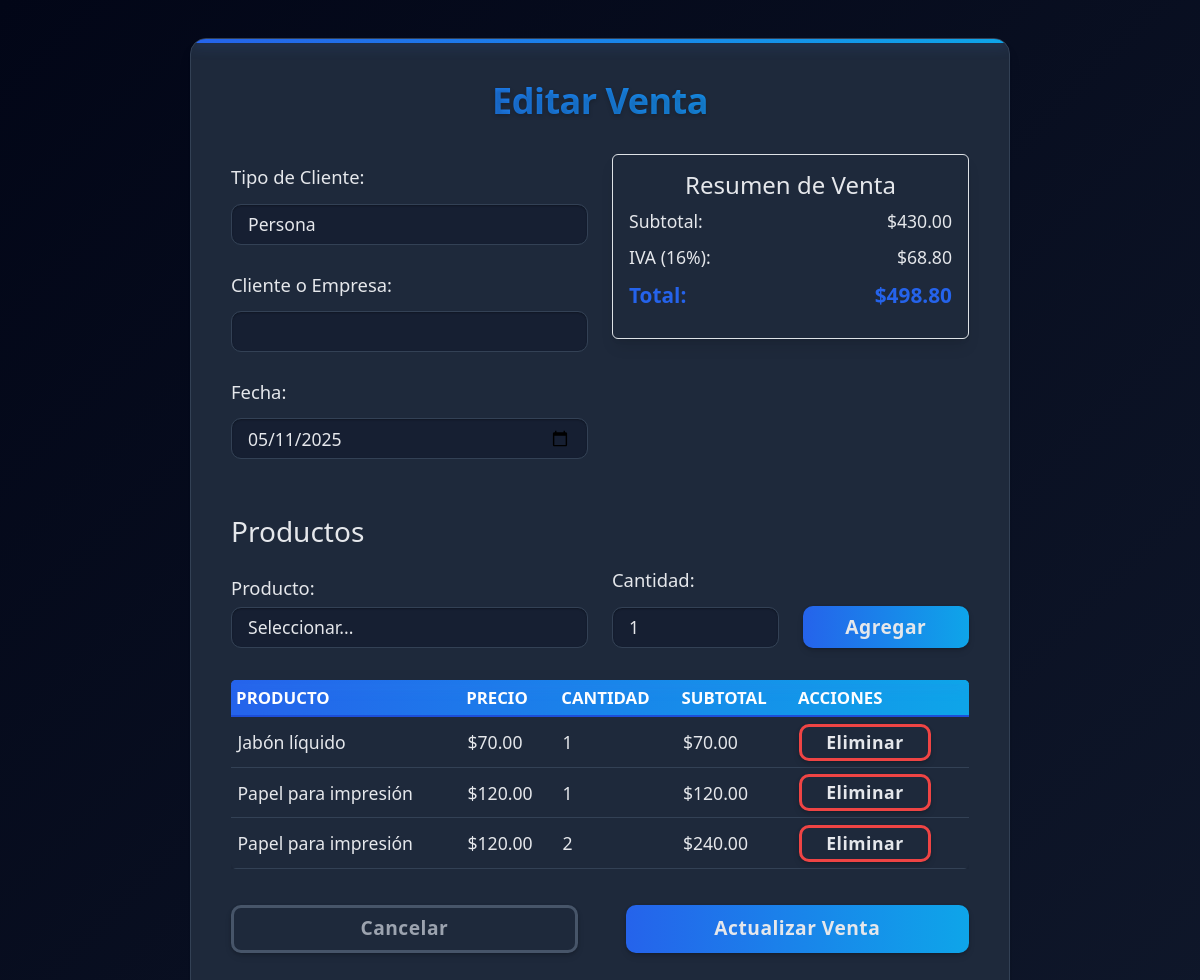
/modules/sales/edit.php?id=4 (signed in), run on the app's committed database.
### tables this page shows
CREATE TABLE `sales` (
  `id` int(11) NOT NULL,
  `client_id` int(11) NOT NULL,
  `sale_date` date NOT NULL,
  `subtotal` decimal(10,2) NOT NULL,
  `tax_percentage` decimal(5,2) NOT NULL,
  `tax_amount` decimal(10,2) NOT NULL,
  `total` decimal(10,2) NOT NULL,
  `created_at` timestamp NOT NULL DEFAULT current_timestamp(),
  `client_type` enum('person','company') NOT NULL DEFAULT 'person'
);

CREATE TABLE `sale_details` (
  `id` int(11) NOT NULL,
  `sale_id` int(11) NOT NULL,
  `product_id` int(11) NOT NULL,
  `quantity` int(11) NOT NULL,
  `unit_price` decimal(10,2) NOT NULL,
  `tax_rate` decimal(4,2) NOT NULL DEFAULT 0.00,
  `subtotal` decimal(10,2) NOT NULL
);

CREATE TABLE `products` (
  `id` int(11) NOT NULL,
  `name` varchar(100) NOT NULL,
  `description` text DEFAULT NULL,
  `type` enum('Producto','Servicio') NOT NULL DEFAULT 'Producto',
  `price` decimal(10,2) NOT NULL,
  `created_at` timestamp NOT NULL DEFAULT current_timestamp()
);

### modules/sales/functions.php (called while the page is built, shortened)
<?php
function calculateSaleTotals($products) {
    $subtotal = 0;
    foreach ($products as $product) {
        $subtotal += $product['quantity'] * $product['price'];
    }
    $tax_percentage = 16;
    $tax_amount = $subtotal * ($tax_percentage / 100);
    $total = $subtotal + $tax_amount;
    return [
        'subtotal' => $subtotal,
        'tax_percentage' => $tax_percentage,
        'tax_amount' => $tax_amount,
        'total' => $total
    ];
}
?>

### modules/sales/edit.php (the view, shortened to what this page needs)
<?php
require_once 'functions.php';
$sale_id = (int)$_GET['id'];
$db   = new Database();
$conn = $db->connect();
$stmt = $conn->prepare("
    SELECT client_id, client_type, sale_date, subtotal, tax_percentage, tax_amount, total
    FROM sales
    WHERE id = :id
");
$stmt->execute([':id' => $sale_id]);
$sale = $stmt->fetch(PDO::FETCH_ASSOC);
$detailStmt = $conn->prepare("
    SELECT sd.product_id AS id, p.name, sd.unit_price AS price, sd.quantity
    FROM sale_details sd
    JOIN products p ON sd.product_id = p.id
    WHERE sd.sale_id = :sale_id
");
$detailStmt->execute([':sale_id' => $sale_id]);
$sale_products = $detailStmt->fetchAll(PDO::FETCH_ASSOC);
$totals = calculateSaleTotals($sale_products);
$initialType = $sale['client_type'];
require_once '../../includes/header.php';
?>
<!DOCTYPE html>
<html lang="es">
<head>
  <link href="https://cdn.jsdelivr.net/npm/bootstrap@5.3.0/dist/css/bootstrap.min.css" rel="stylesheet"/>
  <link rel="stylesheet" href="/swift_invoice/assets/css/sales.css"/>
</head>
<body>
<div class="sales-container" style="max-width:820px;">
  <div class="card-header rounded-top-4 text-center">
    <h2 class="card-title">Editar Venta</h2>
  </div>
  <div class="card-body">
      <form id="sale-form" method="POST" action="process.php?id=<?php echo $sale_id; ?>">
      <div class="row mb-4 justify-content-start">
        <div class="col-md-6">
          <div class="mb-3">
            <label for="client_type" class="form-label input-title">Tipo de Cliente:</label>
            <select id="client_type" name="client_type" class="form-control" required>
              <option value="person"<?php echo $initialType==='person'?' selected':'';?>>Persona</option>
            </select>
          </div>
          <div class="mb-3">
            <label for="client_id" class="form-label input-title">Cliente o Empresa:</label>
            <select id="client_id" name="client_id" class="form-control" required>
            </select>
          </div>
          <div class="mb-3">
            <label for="sale_date" class="form-label input-title">Fecha:</label>
            <input type="date" id="sale_date" name="sale_date" class="form-control"
                   value="<?php echo htmlspecialchars($sale['sale_date']); ?>" required>
          </div>
        </div>
        <div class="col-md-6">
          <div class="summary-card p-3 border rounded">
            <h4>Resumen de Venta</h4>
            <div class="summary-row"><span>Subtotal:</span> <span id="subtotal">$<?php echo number_format($totals['subtotal'],2);?></span></div>
            <div class="summary-row"><span>IVA (<?php echo $totals['tax_percentage']; ?>%):</span> <span id="tax-amount">$<?php echo number_format($totals['tax_amount'],2);?></span></div>
            <div class="summary-row total"><span>Total:</span> <span id="total">$<?php echo number_format($totals['total'],2);?></span></div>
          </div>
        </div>
      </div>
      <h3 class="pt-3 text-start">Productos</h3>
      <div class="row align-items-end mb-3">
        <div class="col-md-6">
          <label for="product_id" class="form- input-title">Producto:</label>
          <select id="product_id" class="form-control">
            <option value="">Seleccionar producto</option>
          </select>
        </div>
        <div class="col-md-3">
          <label for="quantity" class="form-label input-title">Cantidad:</label>
          <input type="number" id="quantity" class="form-control" min="1" value="1"/>
        </div>
        <div class="col-md-3">
          <button type="button" id="add-product" class="btncss">Agregar</button>
        </div>
      </div>
      <div class="table-responsive mb-4">
        <table id="product-table" class="styled-table">
          <thead><tr><th>Producto</th><th>Precio</th><th>Cantidad</th><th>Subtotal</th><th>Acciones</th></tr></thead>
          <tbody>
            <?php foreach ($sale_products as $i => $prod): ?>
              <tr data-index="<?php echo $i; ?>">
                <td><?php echo htmlspecialchars($prod['name']); ?></td>
                <td>$<?php echo number_format($prod['price'],2); ?></td>
                <td><?php echo $prod['quantity']; ?></td>
                <td>$<?php echo number_format($prod['price']*$prod['quantity'],2); ?></td>
                <td>
                  <button type="button" class="remove-product DeleteBtn">Eliminar</button>
                </td>
              </tr>
            <?php endforeach; ?>
          </tbody>
        </table>
      </div>
      <div class="d-flex justify-content-center gap-5 mb-4">
        <a href="index.php" class="btnback">Cancelar</a>
        <button type="submit" class="btncss">Actualizar Venta</button>
      </div>
    </form>
  </div>
</div>
<?php require_once '../../includes/footer.php'; ?>

### assets/css/main.css (style rules this page uses)
:root { --primary: #2563eb; --primary-dark: #1d4ed8; --secondary: #0ea5e9; --text: #e5e7eb; --text-light: #9ca3af; --bg-dark: #0f172a; --card-bg: #1e293b; --border: #334155; --danger: #ef4444; --shadow: 0 10px 15px -3px rgba(0, 0, 0, 0.3), 0 4px 6px -4px rgba(0, 0, 0, 0.3); }
body { font-family: 'Segoe UI', Tahoma, Geneva, Verdana, sans-serif; margin: 0; padding: 0; background-color: var(--bg-dark); color: var(--text); }
.card-title { font-size: 1.3rem; font-weight: 700; margin: 0; margin-bottom: 0.5rem; }

### data on the page
sales: client_type "Persona", sale_date "05/11/2025"
sale_details: product.name "Jabón líquido", unit_price "70.00", quantity "1", $prod['price']*$prod['quantity'] "70.00"
sale_details: product.name "Papel para impresión", unit_price "120.00", quantity "1", $prod['price']*$prod['quantity'] "120.00"
sale_details: product.name "Papel para impresión", unit_price "120.00", quantity "2", $prod['price']*$prod['quantity'] "240.00"

### other printed values
$totals['subtotal'] "430.00"
$totals['tax_percentage'] "16"
$totals['tax_amount'] "68.80"
$totals['total'] "498.80"
